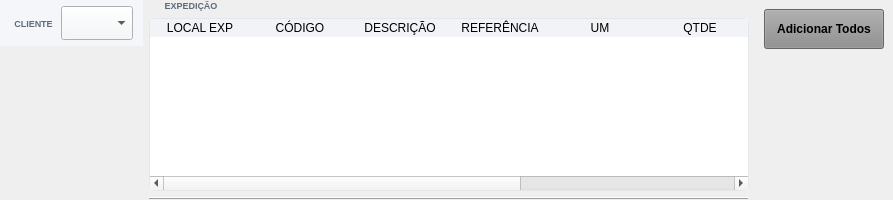
     <widget class="QWidget" name="widget_3" native="true">
      <property name="minimumSize">
       <size>
        <width>0</width>
        <height>200</height>
       </size>
      </property>
      <property name="maximumSize">
       <size>
        <width>16777215</width>
        <height>200</height>
       </size>
      </property>
      <layout class="QHBoxLayout" name="horizontalLayout_2">
       <property name="leftMargin">
        <number>0</number>
       </property>
       <property name="topMargin">
        <number>0</number>
       </property>
       <property name="rightMargin">
        <number>0</number>
       </property>
       <property name="bottomMargin">
        <number>0</number>
       </property>
       <item>
        <widget class="QWidget" name="widget" native="true">
         <layout class="QVBoxLayout" name="verticalLayout_2">
          <property name="leftMargin">
           <number>0</number>
          </property>
          <property name="topMargin">
           <number>0</number>
          </property>
          <property name="rightMargin">
           <number>0</number>
          </property>
          <property name="bottomMargin">
           <number>0</number>
          </property>
          <item>
           <widget class="QWidget" name="widget_2" native="true">
            <property name="minimumSize">
             <size>
              <width>0</width>
              <height>46</height>
             </size>
            </property>
            <property name="maximumSize">
             <size>
              <width>16777215</width>
              <height>46</height>
             </size>
            </property>
            <property name="styleSheet">
             <string notr="true">background-color: #f4f6f9;</string>
            </property>
            <layout class="QHBoxLayout" name="horizontalLayout_4">
             <property name="spacing">
              <number>6</number>
             </property>
             <property name="leftMargin">
              <number>10</number>
             </property>
             <property name="topMargin">
              <number>6</number>
             </property>
             <property name="rightMargin">
              <number>10</number>
             </property>
             <property name="bottomMargin">
              <number>6</number>
             </property>
             <item>
              <widget class="QLabel" name="label_8">
               <property name="minimumSize">
                <size>
                 <width>45</width>
                 <height>0</height>
                </size>
               </property>
               <property name="maximumSize">
                <size>
                 <width>45</width>
                 <height>16777215</height>
                </size>
               </property>
               <property name="font">
                <font>
                 <pointsize>-1</pointsize>
                 <weight>75</weight>
                 <bold>true</bold>
                </font>
               </property>
               <property name="styleSheet">
                <string notr="true">border: none;
background: transparent;
color: #5f6b7a;
font-size: 9px;
font-weight: bold;
padding-left: 2px;</string>
               </property>
               <property name="text">
                <string>CLIENTE</string>
               </property>
               <property name="alignment">
                <set>Qt::AlignCenter</set>
               </property>
              </widget>
             </item>
             <item>
              <widget class="QComboBox" name="combo_Cliente">
               <property name="sizePolicy">
                <sizepolicy hsizetype="Preferred" vsizetype="Preferred">
                 <horstretch>0</horstretch>
                 <verstretch>0</verstretch>
                </sizepolicy>
               </property>
               <property name="minimumSize">
                <size>
                 <width>0</width>
                 <height>34</height>
                </size>
               </property>
               <property name="maximumSize">
                <size>
                 <width>16777215</width>
                 <height>16777215</height>
                </size>
               </property>
               <property name="font">
                <font/>
               </property>
               <property name="styleSheet">
                <string notr="true">#combo_Cliente_Vendas {
    border: 1px solid #e5e7eb;
    border-radius: 6px;
    padding-left: 10px;
    background: white;
    min-height: 32px;
    font-size: 11px;
    color: #374151;
}</string>
               </property>
              </widget>
             </item>
            </layout>
           </widget>
          </item>
          <item>
           <widget class="QLabel" name="label_2">
            <property name="text">
             <string/>
            </property>
           </widget>
          </item>
         </layout>
        </widget>
       </item>
       <item>
        <widget class="QGroupBox" name="groupBox_2">
         <property name="minimumSize">
          <size>
           <width>600</width>
           <height>0</height>
          </size>
         </property>
         <property name="font">
          <font>
           <pointsize>-1</pointsize>
           <weight>75</weight>
           <bold>true</bold>
          </font>
         </property>
         <property name="styleSheet">
          <string notr="true">#groupBox_2 {
    border: none;
    margin-top: 18px;
    font-weight: bold;
    color: #5f6b7a;
font-size: 9px;
}

#groupBox_2::title {
    subcontrol-origin: margin;
    left: 12px;
    padding: 0 6px 0 6px;
padding-left: 2px;
}</string>
         </property>
         <property name="title">
          <string>EXPEDIÇÃO</string>
         </property>
         <layout class="QVBoxLayout" name="verticalLayout_7">
          <property name="leftMargin">
           <number>0</number>
          </property>
          <property name="topMargin">
           <number>0</number>
          </property>
          <property name="rightMargin">
           <number>0</number>
          </property>
          <property name="bottomMargin">
           <number>0</number>
          </property>
          <item>
           <widget class="QTableWidget" name="table_Expedicao">
            <property name="sizePolicy">
             <sizepolicy hsizetype="Preferred" vsizetype="Preferred">
              <horstretch>0</horstretch>
              <verstretch>0</verstretch>
             </sizepolicy>
            </property>
            <property name="font">
             <font>
              <pointsize>8</pointsize>
             </font>
            </property>
            <property name="styleSheet">
             <string notr="true">#table_Expedicao {
    background-color: white;
    border: 1px solid #e3e6ea;
    border-radius: 6px;
    gridline-color: transparent;
    alternate-background-color: #f8fafc;
    selection-background-color: #dbe9ff;
    selection-color: #000000;
}

QTableWidget#table_Expedicao QHeaderView::section {
    background-color: #f1f3f6;
    border: none;
}</string>
            </property>
            <property name="editTriggers">
             <set>QAbstractItemView::NoEditTriggers</set>
            </property>
            <property name="alternatingRowColors">
             <bool>true</bool>
            </property>
            <property name="selectionMode">
             <enum>QAbstractItemView::SingleSelection</enum>
            </property>
            <property name="selectionBehavior">
             <enum>QAbstractItemView::SelectRows</enum>
            </property>
            <property name="showGrid">
             <bool>false</bool>
            </property>
            <column>
             <property name="text">
              <string>LOCAL EXP</string>
             </property>
            </column>
            <column>
             <property name="text">
              <string>CÓDIGO</string>
             </property>
            </column>
            <column>
             <property name="text">
              <string>DESCRIÇÃO</string>
             </property>
             <property name="font">
              <font>
               <pointsize>9</pointsize>
              </font>
             </property>
            </column>
            <column>
             <property name="text">
              <string>REFERÊNCIA</string>
             </property>
            </column>
            <column>
             <property name="text">
              <string>UM</string>
             </property>
             <property name="font">
              <font>
               <pointsize>9</pointsize>
              </font>
             </property>
            </column>
            <column>
             <property name="text">
              <string>QTDE</string>
             </property>
             <property name="font">
              <font>
               <pointsize>9</pointsize>
              </font>
             </property>
            </column>
            <column>
             <property name="text">
              <string>PREÇO</string>
             </property>
            </column>
            <column>
             <property name="text">
              <string>ORIGEM</string>
             </property>
            </column>
           </widget>
          </item>
          <item>
           <widget class="QFrame" name="frame_6">
            <property name="frameShape">
             <enum>QFrame::HLine</enum>
            </property>
            <property name="frameShadow">
             <enum>QFrame::Raised</enum>
            </property>
           </widget>
          </item>
         </layout>
        </widget>
       </item>
       <item>
        <widget class="QWidget" name="widget_4" native="true">
         <layout class="QVBoxLayout" name="verticalLayout_3">
          <item>
           <widget class="QPushButton" name="btn_Adiciona_Todos">
            <property name="sizePolicy">
             <sizepolicy hsizetype="Preferred" vsizetype="Preferred">
              <horstretch>0</horstretch>
              <verstretch>0</verstretch>
             </sizepolicy>
            </property>
            <property name="minimumSize">
             <size>
              <width>120</width>
              <height>40</height>
             </size>
            </property>
            <property name="maximumSize">
             <size>
              <width>120</width>
              <height>40</height>
             </size>
            </property>
            <property name="font">
             <font>
              <pointsize>9</pointsize>
              <weight>75</weight>
              <bold>true</bold>
             </font>
            </property>
            <property name="cursor">
             <cursorShape>PointingHandCursor</cursorShape>
            </property>
            <property name="layoutDirection">
             <enum>Qt::LeftToRight</enum>
            </property>
            <property name="autoFillBackground">
             <bool>false</bool>
            </property>
            <property name="styleSheet">
             <string notr="true">background-color: rgb(141, 141, 141);</string>
            </property>
            <property name="text">
             <string>Adicionar Todos</string>
            </property>
            <property name="checkable">
             <bool>false</bool>
            </property>
            <property name="autoDefault">
             <bool>false</bool>
            </property>
            <property name="default">
             <bool>false</bool>
            </property>
            <property name="flat">
             <bool>false</bool>
            </property>
           </widget>
          </item>
          <item>
           <widget class="QLabel" name="label">
            <property name="text">
             <string/>
            </property>
           </widget>
          </item>
         </layout>
        </widget>
       </item>
      </layout>
     </widget>
